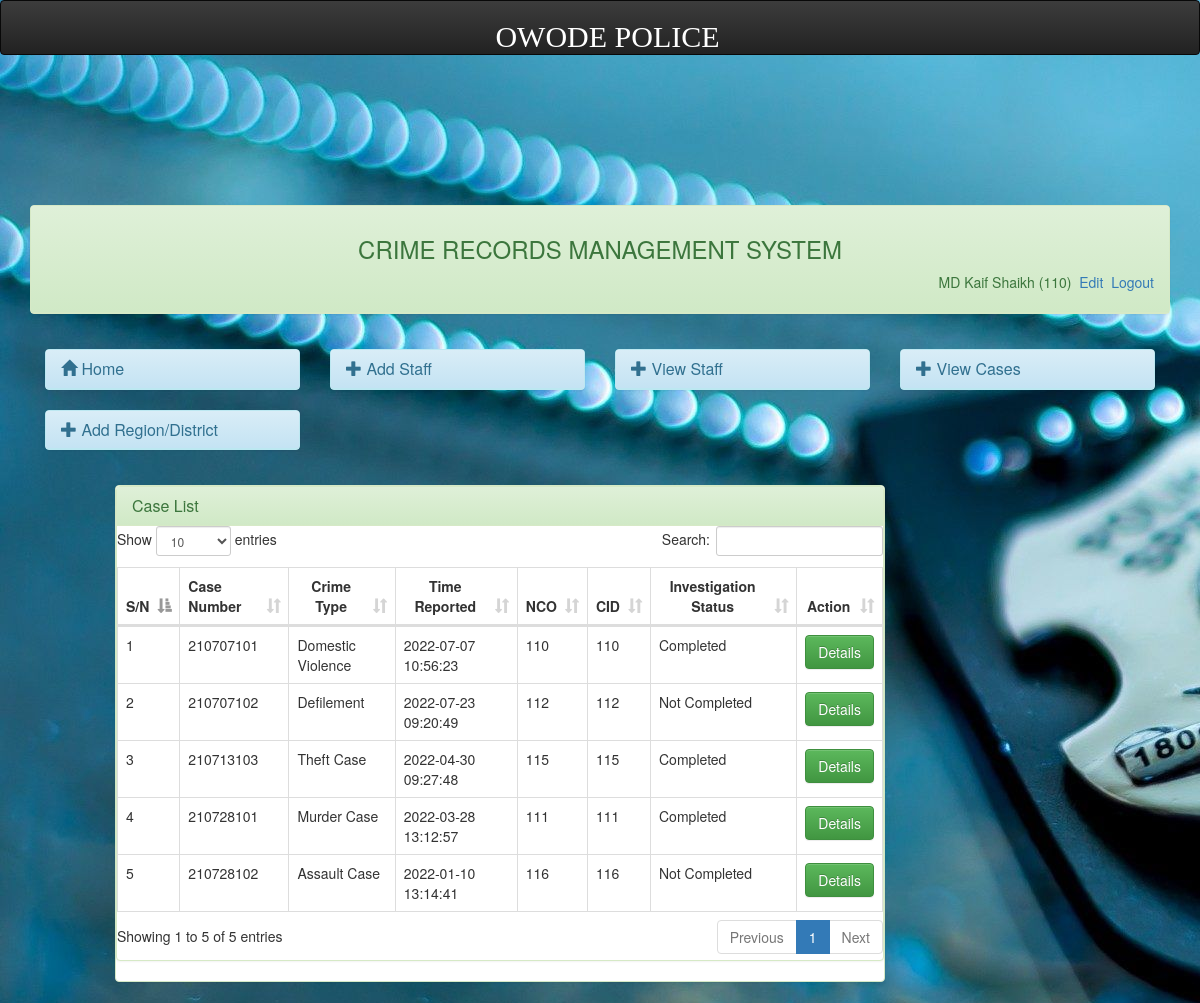
/admin/caseview.php (signed in), run on the app's committed database.
### tables this page shows
CREATE TABLE `userlogin` (
  `id` int(11) NOT NULL,
  `staffid` varchar(20) NOT NULL,
  `status` varchar(50) NOT NULL,
  `password` varchar(50) NOT NULL,
  `surname` varchar(50) NOT NULL,
  `othernames` varchar(50) NOT NULL
);

CREATE TABLE `case_table` (
  `case_id` varchar(20) NOT NULL,
  `statement` varchar(200) NOT NULL,
  `caseid` int(11) NOT NULL,
  `date_added` datetime DEFAULT NULL,
  `staffid` varchar(30) NOT NULL,
  `case_type` varchar(50) NOT NULL,
  `status` varchar(50) NOT NULL,
  `cid` varchar(20) NOT NULL DEFAULT 'Not Yet',
  `complete_date` date NOT NULL,
  `diary_of_action` varchar(200) NOT NULL
);

### admin/session.php (called while the page is built, shortened)
<?php
$session_id=$_SESSION['staffid'];
?>

### admin/caseview.php (the view, shortened to what this page needs)
<?php
include('dbconnect.php');
include('header.php');
 ?>
<br />
<div class="container-fluid">
	<?php include('menubar.php');?>
	<div class="col-md-1"></div>
	<div class="col-md-8">
		<div class="panel panel-success">
			<div class="panel panel-success">
			 	<div class="panel-heading">
			 		<h3 class="panel-title">
			 			Case List
			 		</h3>
			 	</div>
<div id="trans-table">
<table id="myTable-trans" class="table table-bordered table-hover" cellspacing="0" width="100%">
	<thead>
	    <tr>
	        <th>S/N</th>
	         <th>Case Number</th>
	        <th ><center>Crime Type</center></th>
	        <th><center>Time Reported</center></th>
	        <th><center> NCO</center></th>
	         <th><center>CID</center></th>
	        <th><center> Investigation Status</center></th>
	        <th><center>Action</center></th>
	    </tr>
	</thead>
    <tbody>
    	<?php
		$sn=0;
		$query=mysqli_query($dbcon,"select * from case_table");
		while($row = mysqli_fetch_array($query)){
		$id = $row['case_id'];
		$sn++;
		?>
		<tr>
        <td><?php echo $sn;?></td>
        <td><?php echo $row['case_id'];?></td>
		<td><?php echo $row['case_type'];?></td>
		<td><?php echo $row['date_added']; ?></td>
		<td><?php echo $row['staffid']; ?></td>
		<td><?php echo $row['cid']; ?></td>
			<td><?php echo $row['status']; ?></td>
		<td class="empty" width="">
			<a data-placement="left" title="Click to view" id="view<?php echo $id;?>" href="casedetails.php<?php echo '?id='.$id; ?>&status=<?php echo $row['status'] ?>" class="btn btn-success">Details<i class="icon-pencil icon-large"></i></a>
		</td>
		</tr>
	<?php } ?>
    </tbody>
</table>
</div>
</div>
	</div>
</div>
</body>
</html>

### admin/menubar.php
<div class="col-md-12">
	<div class="panel panel-success">
		<div class="panel-heading" style="padding-bottom: 40px;">
			<center><h3>CRIME RECORDS MANAGEMENT SYSTEM</h3></center>
					<?php
					include('session.php');
					include('dbconnect.php');
					$query= mysqli_query($dbcon,"select * from userlogin where staffid = '$session_id'")or die(mysqli_error());
					$row = mysqli_fetch_array($query);
					?>
                           <span class="pull-right">
                              <?php echo $row['surname']." ". $row['othernames']." (" .$row['staffid'].")";  ?>
                                 <a href="profile.php"><i class="icon-signout icon-large"></i>&nbsp;Edit</a>
                                  <a href="logout.php"><i class="icon-signout icon-large"></i>&nbsp;Logout</a>
                                 </span>
                   </div>
		</div>
		<div class="panel-body">
			<div class="row">
				<div class="col-md-3">
					<div class="panel panel-info">
						<div class="panel-heading">
							<h3 class="panel-title"> <a href="index.php">
								<span class="glyphicon glyphicon-home" aria-hidden="true"></span> Home</a>
						</div>
					</div>
				</div>
				<div class="col-md-3">
					<div class="panel panel-info">
						<div class="panel-heading">
							<h3 class="panel-title"> <a href="addstaff.php">
								<span class="glyphicon glyphicon-plus" aria-hidden="true"></span>
							Add Staff</a>
							</h3>
						</div>
					</div>
				</div>
				<div class="col-md-3">
					<div class="panel panel-info">
						<div class="panel-heading">
							<h3 class="panel-title"> <a href="user.php">
								<span class="glyphicon glyphicon-plus" aria-hidden="true"></span>
							View Staff</a>
							</h3>
						</div>
					</div>
				</div>
				<div class="col-md-3">
					<div class="panel panel-info">
						<div class="panel-heading">
							<h3 class="panel-title"> <a href="caseview.php">
								<span class="glyphicon glyphicon-plus" aria-hidden="true"></span>
							View Cases</a>
							</h3>
						</div>
					</div>
				</div>
				<div class="col-md-3">
					<div class="panel panel-info">
						<div class="panel-heading">
							<h3 class="panel-title"> <a href="region.php">
								<span class="glyphicon glyphicon-plus" aria-hidden="true"></span>
							Add Region/District</a>
							</h3>
						</div>
					</div>
				</div>
			</div>
		</div>
	</div>
</div>

### assets/css/simple-sidebar.css (style rules this page uses)
body { overflow-x: hidden; }

### data on the page
userlogin: surname "MD Kaif", othernames "Shaikh", staffid "110"
case_table: case "210707101", case_type "Domestic Violence", date_added "2022-07-07 10:56:23", staffid "110", cid "110", status "Completed"
case_table: case "210707102", case_type "Defilement", date_added "2022-07-23 09:20:49", staffid "112", cid "112", status "Not Completed"
case_table: case "210713103", case_type "Theft Case", date_added "2022-04-30 09:27:48", staffid "115", cid "115", status "Completed"
case_table: case "210728101", case_type "Murder Case", date_added "2022-03-28 13:12:57", staffid "111", cid "111", status "Completed"
case_table: case "210728102", case_type "Assault Case", date_added "2022-01-10 13:14:41", staffid "116", cid "116", status "Not Completed"
